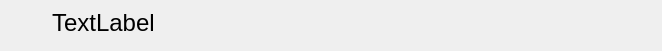
<?xml version="1.0" encoding="UTF-8"?>
<ui version="4.0">
 <class>ListItem</class>
 <widget class="QWidget" name="ListItem">
  <property name="geometry">
   <rect>
    <x>0</x>
    <y>0</y>
    <width>662</width>
    <height>51</height>
   </rect>
  </property>
  <property name="windowTitle">
   <string>Form</string>
  </property>
  <widget class="QLabel" name="icon">
   <property name="geometry">
    <rect>
     <x>0</x>
     <y>0</y>
     <width>51</width>
     <height>51</height>
    </rect>
   </property>
   <property name="text">
    <string/>
   </property>
  </widget>
  <widget class="QLabel" name="text">
   <property name="geometry">
    <rect>
     <x>52</x>
     <y>-3</y>
     <width>551</width>
     <height>51</height>
    </rect>
   </property>
   <property name="font">
    <font>
     <pointsize>18</pointsize>
    </font>
   </property>
   <property name="text">
    <string>TextLabel</string>
   </property>
  </widget>
  <widget class="QLabel" name="cmd">
   <property name="geometry">
    <rect>
     <x>607</x>
     <y>-2</y>
     <width>41</width>
     <height>51</height>
    </rect>
   </property>
   <property name="font">
    <font>
     <pointsize>10</pointsize>
    </font>
   </property>
   <property name="text">
    <string/>
   </property>
   <property name="alignment">
    <set>Qt::AlignRight|Qt::AlignTrailing|Qt::AlignVCenter</set>
   </property>
  </widget>
 </widget>
 <resources/>
 <connections/>
</ui>
